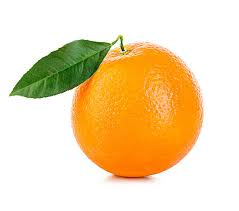
#> input picture images/oranges/o1.jpeg, 239 x 211 px
$ python image-crop.py
#> lines starting #> are read from the running program, lines starting #| are printed output that depends on the picture
from PIL import Image
import os


def crop_images(folder_path, output_folder, target_size=(200, 200)):
    # Ensure output folder exists
#> called with folder_path = 'images/oranges', output_folder = 'images_cropped/oranges', target_size = (200, 200)
    os.makedirs(output_folder, exist_ok=True)

    # List all files in the input folder
    files = os.listdir(folder_path)

    for file_name in files:
        # Construct the full path to the image
        input_path = os.path.join(folder_path, file_name)

        # Open the image
        image = Image.open(input_path)
#> image is the input picture: PIL image 239x211 RGB; mean R, G, B 240.5, 217.6, 177.5

        # Get the center coordinates for cropping
        width, height = image.size
#> width = 239; height = 211
        left = (width - target_size[0]) // 2
#> left = 19
        top = (height - target_size[1]) // 2
#> top = 5
        right = (width + target_size[0]) // 2
#> right = 219
        bottom = (height + target_size[1]) // 2
#> bottom = 205

        # Crop the image
        cropped_image = image.crop((left, top, right, bottom))
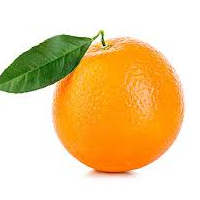
#> cropped_image: PIL image 200x200 RGB; mean R, G, B 237, 208.1, 157.7

        # Save the cropped image to the output folder
        output_path = os.path.join(output_folder, file_name)
        cropped_image.save(output_path)


if __name__ == "__main__":
    # Replace 'your_images_folder' with the path to your 'images' folder
    images_folder = 'images'

    # Replace 'your_output_folder' with the path where you want to save the cropped images
    output_folder_oranges = 'images_cropped/oranges'
    output_folder_non_oranges = 'images_cropped/non-oranges'

    # Crop images in the 'oranges' folder
    crop_images(os.path.join(images_folder, 'oranges'), output_folder_oranges)

    # Crop images in the 'non-oranges' folder
    crop_images(os.path.join(images_folder, 'non-oranges'),
                output_folder_non_oranges)
#> call 2 of crop_images, with folder_path = 'images/non-oranges', output_folder = 'images_cropped/non-oranges', target_size = (200, 200)
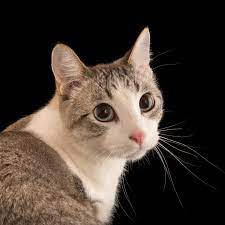
#> input picture images/non-oranges/no.jpeg, 225 x 225 px
#> in crop_images, image is the input picture: PIL image 225x225 RGB; mean R, G, B 69, 57.4, 49.3
#> in crop_images (call 2), `cropped_image = image.crop((left, top, right, bottom))`:
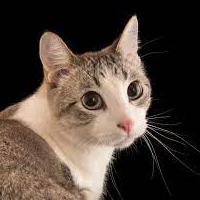
#> cropped_image: PIL image 200x200 RGB; mean R, G, B 79.4, 66.4, 57.3
